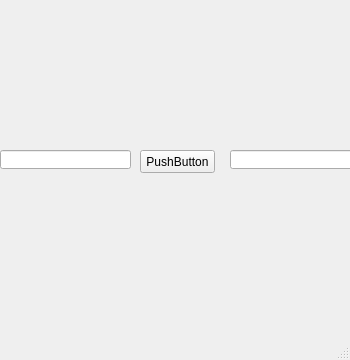
<?xml version="1.0" encoding="UTF-8"?>
<ui version="4.0">
 <class>MainWindow</class>
 <widget class="QMainWindow" name="MainWindow">
  <property name="geometry">
   <rect>
    <x>0</x>
    <y>0</y>
    <width>350</width>
    <height>360</height>
   </rect>
  </property>
  <property name="windowTitle">
   <string>MainWindow</string>
  </property>
  <widget class="QWidget" name="centralwidget">
   <widget class="QLineEdit" name="lineEdit">
    <property name="geometry">
     <rect>
      <x>0</x>
      <y>150</y>
      <width>131</width>
      <height>19</height>
     </rect>
    </property>
   </widget>
   <widget class="QPushButton" name="pushButton">
    <property name="geometry">
     <rect>
      <x>140</x>
      <y>150</y>
      <width>75</width>
      <height>23</height>
     </rect>
    </property>
    <property name="text">
     <string>PushButton</string>
    </property>
   </widget>
   <widget class="QLineEdit" name="lineEdit_2">
    <property name="geometry">
     <rect>
      <x>230</x>
      <y>150</y>
      <width>131</width>
      <height>19</height>
     </rect>
    </property>
   </widget>
  </widget>
  <widget class="QMenuBar" name="menubar">
   <property name="geometry">
    <rect>
     <x>0</x>
     <y>0</y>
     <width>350</width>
     <height>22</height>
    </rect>
   </property>
  </widget>
  <widget class="QStatusBar" name="statusbar"/>
 </widget>
 <resources/>
 <connections>
  <connection>
   <sender>pushButton</sender>
   <signal>clicked()</signal>
   <receiver>MainWindow</receiver>
   <slot>close()</slot>
   <hints>
    <hint type="sourcelabel">
     <x>198</x>
     <y>187</y>
    </hint>
    <hint type="destinationlabel">
     <x>163</x>
     <y>160</y>
    </hint>
   </hints>
  </connection>
 </connections>
</ui>
